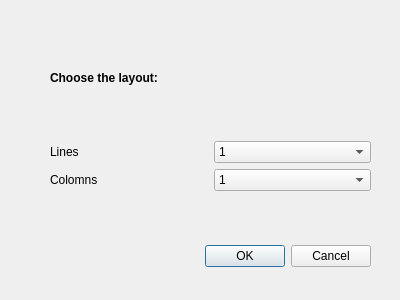
<?xml version="1.0" encoding="UTF-8"?>
<ui version="4.0">
 <class>Dialog</class>
 <widget class="QDialog" name="Dialog">
  <property name="geometry">
   <rect>
    <x>0</x>
    <y>0</y>
    <width>400</width>
    <height>300</height>
   </rect>
  </property>
  <property name="windowTitle">
   <string>Dialog</string>
  </property>
  <widget class="QDialogButtonBox" name="buttonBox">
   <property name="geometry">
    <rect>
     <x>30</x>
     <y>240</y>
     <width>341</width>
     <height>32</height>
    </rect>
   </property>
   <property name="orientation">
    <enum>Qt::Horizontal</enum>
   </property>
   <property name="standardButtons">
    <set>QDialogButtonBox::Cancel|QDialogButtonBox::Ok</set>
   </property>
  </widget>
  <widget class="QWidget" name="formLayoutWidget">
   <property name="geometry">
    <rect>
     <x>50</x>
     <y>20</y>
     <width>321</width>
     <height>171</height>
    </rect>
   </property>
   <layout class="QGridLayout" name="gridLayout">
    <item row="0" column="0">
     <widget class="QLabel" name="label">
      <property name="font">
       <font>
        <weight>75</weight>
        <bold>true</bold>
       </font>
      </property>
      <property name="text">
       <string>Choose the layout:</string>
      </property>
     </widget>
    </item>
    <item row="2" column="0">
     <widget class="QLabel" name="label_3">
      <property name="text">
       <string>Colomns</string>
      </property>
     </widget>
    </item>
    <item row="1" column="0">
     <widget class="QLabel" name="label_2">
      <property name="text">
       <string>Lines</string>
      </property>
     </widget>
    </item>
    <item row="1" column="1">
     <widget class="QComboBox" name="combo_layline">
      <item>
       <property name="text">
        <string>1</string>
       </property>
      </item>
      <item>
       <property name="text">
        <string>2</string>
       </property>
      </item>
      <item>
       <property name="text">
        <string>3</string>
       </property>
      </item>
      <item>
       <property name="text">
        <string>4</string>
       </property>
      </item>
     </widget>
    </item>
    <item row="2" column="1">
     <widget class="QComboBox" name="combo_laycolumn">
      <item>
       <property name="text">
        <string>1</string>
       </property>
      </item>
      <item>
       <property name="text">
        <string>2</string>
       </property>
      </item>
      <item>
       <property name="text">
        <string>3</string>
       </property>
      </item>
      <item>
       <property name="text">
        <string>4</string>
       </property>
      </item>
     </widget>
    </item>
   </layout>
  </widget>
 </widget>
 <resources/>
 <connections>
  <connection>
   <sender>buttonBox</sender>
   <signal>accepted()</signal>
   <receiver>Dialog</receiver>
   <slot>accept()</slot>
   <hints>
    <hint type="sourcelabel">
     <x>248</x>
     <y>254</y>
    </hint>
    <hint type="destinationlabel">
     <x>157</x>
     <y>274</y>
    </hint>
   </hints>
  </connection>
  <connection>
   <sender>buttonBox</sender>
   <signal>rejected()</signal>
   <receiver>Dialog</receiver>
   <slot>reject()</slot>
   <hints>
    <hint type="sourcelabel">
     <x>316</x>
     <y>260</y>
    </hint>
    <hint type="destinationlabel">
     <x>286</x>
     <y>274</y>
    </hint>
   </hints>
  </connection>
 </connections>
</ui>
